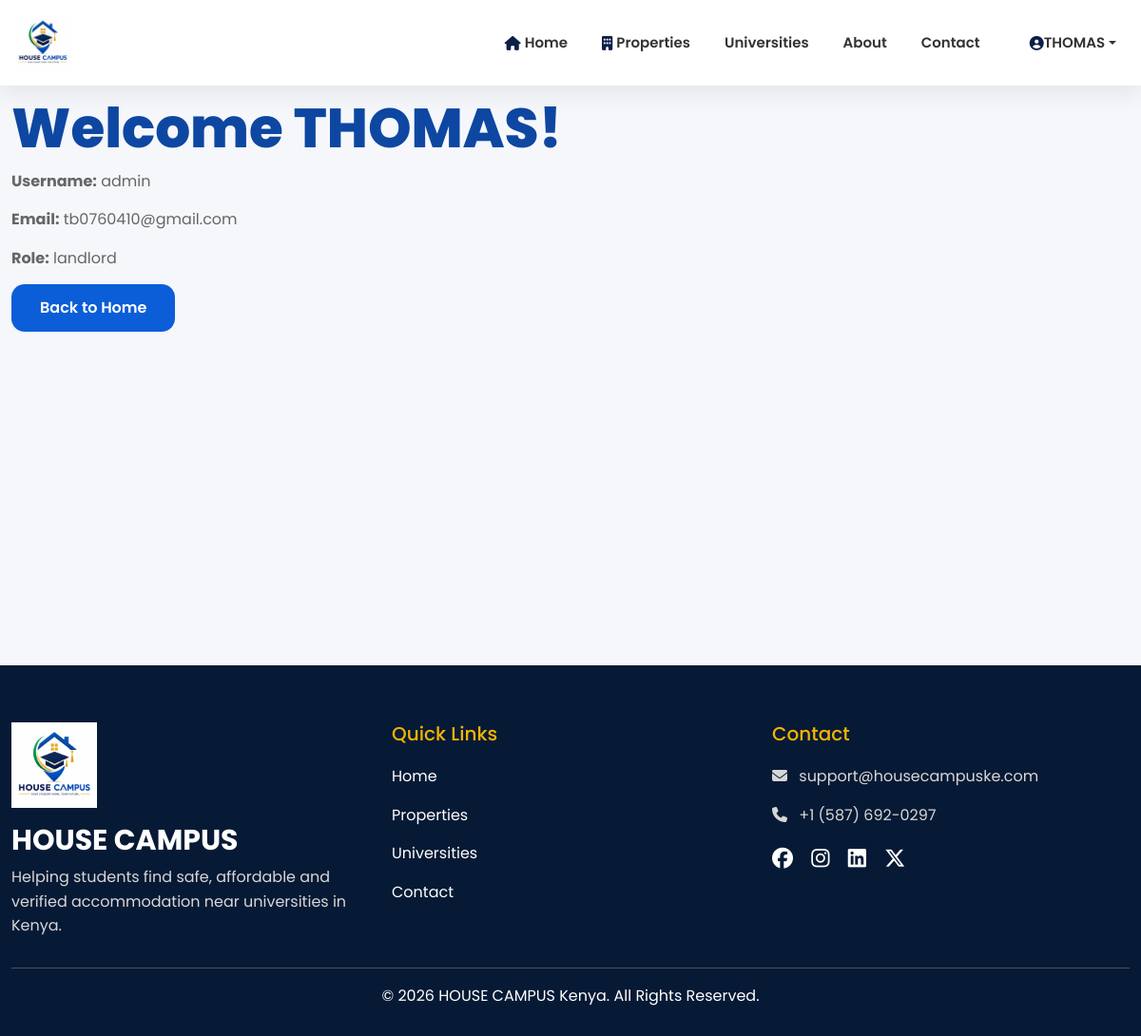
Screenshot of /accounts/dashboard/ (signed in) with the database file from the repository.
### accounts/models.py (models this page shows, shortened)
class User(AbstractUser):
    STUDENT = "student"
    LANDLORD = "landlord"
    ADMIN = "admin"
    ROLE_CHOICES = [
        (STUDENT, "Student"),
        (LANDLORD, "Landlord"),
        (ADMIN, "Admin"),
    ]
    role = models.CharField(
        max_length=20,
        choices=ROLE_CHOICES,
        default=STUDENT
    )
    phone = models.CharField(
        max_length=20,
        blank=True
    )
    whatsapp_number = models.CharField(
        max_length=20,
        blank=True,
        null=True,
        help_text="Example: 254712345678"
    )
    university = models.CharField(
        max_length=150,
        blank=True
    )
    county = models.CharField(
        max_length=100,
        blank=True
    )
    town = models.CharField(
        max_length=100,
        blank=True
    )
    profile_picture = models.ImageField(
        upload_to="profiles/",
        blank=True,
        null=True
    )
    verified = models.BooleanField(default=False)

### accounts/views.py (the view)
# urls.py: path("dashboard/", include("portal.urls")),
@login_required
def dashboard(request):
    return render(
        request,
        "accounts/dashboard.html",
    )

### templates/accounts/dashboard.html (shortened to what this page needs)
{% extends "base.html" %}
{% block content %}
<h1>Welcome {{ request.user.first_name }}!</h1>
<p><strong>Username:</strong> {{ request.user.username }}</p>
<p><strong>Email:</strong> {{ request.user.email }}</p>
<p><strong>Role:</strong> {{ request.user.role }}</p>
<a href="/" class="btn btn-primary">
    Back to Home
</a>
{% endblock %}

### templates/base.html (shortened to what this page needs)
{% load static %}
<!DOCTYPE html>
<html lang="en">
<head>
    <link href="https://cdn.jsdelivr.net/npm/bootstrap@5.3.7/dist/css/bootstrap.min.css"
      rel="stylesheet">
    <link rel="stylesheet"
      href="https://cdnjs.cloudflare.com/ajax/libs/font-awesome/6.7.2/css/all.min.css">
    <link rel="stylesheet" href="{% static 'css/style.css' %}">
</head>
<body>
    <nav class="navbar navbar-expand-lg fixed-top">
        <div class="container">
            <a class="navbar-brand" href="/">
                <img src="{% static 'images/logo.png' %}" alt="HOUSE CAMPUS Logo" class="logo">
            </a>
            <div class="collapse navbar-collapse" id="navbarNav">
                <ul class="navbar-nav ms-auto align-items-center">
                    <li class="nav-item">
                        <a class="nav-link" href="/">
                            <i class="fa fa-home me-1"></i>
                            Home
                        </a>
                    </li>
                    <li class="nav-item">
                        <a class="nav-link" href="{% url 'properties:property_list' %}">
                            <i class="fa fa-building me-1"></i>
                            Properties
                        </a>
                    </li>
                    <li class="nav-item">
                        <a class="nav-link" href="#">
                            Universities
                        </a>
                    </li>
                    <li class="nav-item">
                        <a class="nav-link" href="#">
                            About
                        </a>
                    </li>
                    <li class="nav-item">
                        <a class="nav-link" href="#">
                            Contact
                        </a>
                    </li>
                    {% if user.is_authenticated %}
                    <li class="nav-item dropdown ms-3">
                        <a class="nav-link dropdown-toggle" data-bs-toggle="dropdown">
                            <i class="fa fa-user-circle"></i>
                            {{ user.first_name }}
                        </a>
                    </li>
                    {% endif %}
                </ul>
            </div>
        </div>
    </nav>
    <main>
        <div class="container">
            {% block content %}
            {% endblock %}
        </div>
    </main>
    <footer>
        <div class="container">
            <div class="row">
                <div class="col-lg-4">
                    <img src="{% static 'images/logo.png' %}" width="90">
                    <h3 class="mt-3">HOUSE CAMPUS</h3>
                    <p>
                        Helping students find safe, affordable and verified accommodation near
                        universities in Kenya.
                    </p>
                </div>
                <div class="col-lg-4">
                    <h5>Quick Links</h5>
                    <p><a href="/">Home</a></p>
                    <p><a href="{% url 'properties:property_list' %}">Properties</a></p>
                    <p><a href="#">Universities</a></p>
                    <p><a href="#">Contact</a></p>
                </div>
                <div class="col-lg-4">
                    <h5>Contact</h5>
                    <p>
                        <i class="fa fa-envelope me-2"></i>
                        support@housecampuske.com
                    </p>
                    <p>
                        <i class="fa fa-phone me-2"></i>
                        +1 (587) 692-0297
                    </p>
                    <div class="social mt-3">
                        <a href="#"><i class="fab fa-facebook"></i></a>
                        <a href="#"><i class="fab fa-instagram"></i></a>
                        <a href="#"><i class="fab fa-linkedin"></i></a>
                        <a href="#"><i class="fab fa-x-twitter"></i></a>
                    </div>
                </div>
            </div>
            <hr>
            <div class="text-center">
                © 2026 HOUSE CAMPUS Kenya. All Rights Reserved.
            </div>
        </div>
    </footer>
</body>
</html>

### static/css/style.css (style rules this page uses)
* { margin: 0; padding: 0; box-sizing: border-box; }
html { scroll-behavior: smooth; }
body { font-family: 'Poppins', sans-serif; background: #F5F7FB; color: #2B2B2B; overflow-x: hidden; line-height: 1.6; }
:root { --primary: #0B1F47; --secondary: #F7B731; --success: #22C55E; --danger: #EF4444; --warning: #F59E0B; --light: #F5F7FB; --white: #FFFFFF; --gray: #6B7280; --border: #E5E7EB; --shadow: 0 10px 30px rgba(0, 0, 0, .08); --radius: 18px; }
a { text-decoration: none; transition: .3s; }
h1 { font-size: 58px; font-weight: 800; color: var(--primary); }
h3 { font-size: 30px; font-weight: 700; }
h5 { font-size: 20px; }
p { color: #666; margin-bottom: 15px; }
.container { max-width: 1250px; }
.btn { border-radius: 12px; padding: 13px 30px; font-weight: 600; transition: .35s; }
.btn-primary { background: #0B5ED7; border: none; border-radius: 14px; }
img { max-width: 100%; }
.navbar { height: 90px; background: #fff; box-shadow: 0 12px 30px rgba(0, 0, 0, .08); }
.navbar-brand { display: flex; align-items: center; gap: 15px; font-size: 28px; font-weight: 700; color: var(--primary); }
.navbar-brand img { width: 65px; height: 65px; object-fit: contain; }
.navbar-nav { gap: 10px; }
.nav-link { color: #333 !important; font-weight: 600; padding: 10px 18px !important; border-radius: 12px; transition: .3s; }
.logo { width: 170px; margin: auto; display: block; transition: .3s; }
footer { background: #081B3D; color: white; padding: 90px 0 30px; }
footer p { color: #D7D7D7; }
footer a { color: #D7D7D7; transition: .3s; }
img { transition: .35s; }
body { font-family: Poppins, sans-serif; background: #f5f7fb; overflow-x: hidden; }
:root { --primary: #0D47A1; --secondary: #1565C0; --gold: #F4B400; --green: #00A651; --light: #ffffff; --dark: #071A35; }
.navbar { background: #ffffff !important; box-shadow: 0 4px 18px rgba(0, 0, 0, 0.08); padding: 10px 0; min-height: 80px; z-index: 1050; }
.navbar .container { display: flex; align-items: center; }
.navbar-brand { display: flex; align-items: center; padding: 0; margin-right: 40px; }
.navbar-brand img { height: 60px; width: auto; object-fit: contain; }
.navbar-collapse { justify-content: flex-end; }
.navbar-nav { display: flex !important; flex-direction: row !important; align-items: center; gap: 8px; }
.navbar-nav .nav-item { display: flex; align-items: center; }
.nav-link { color: #333333 !important; font-weight: 500; font-size: 15px; padding: 10px 14px !important; margin: 0 !important; border-radius: 8px; white-space: nowrap; transition: all 0.3s ease; }
.nav-link i { color: var(--primary); }
main { margin-top: 100px; min-height: 75vh; }
footer { background: var(--dark); color: white; padding: 60px 0 30px; }
footer h5 { color: var(--gold); margin-bottom: 20px; }
footer a { color: white; text-decoration: none; }
.social a { color: white; margin-right: 15px; font-size: 22px; }
.navbar { height: 90px; background: #ffffff !important; box-shadow: 0 4px 18px rgba(0, 0, 0, 0.08); padding: 10px 0; z-index: 1050; }
.navbar-collapse { display: flex !important; justify-content: flex-end; }
.navbar-nav { display: flex !important; flex-direction: row !important; align-items: center !important; gap: 8px; margin-left: auto; }
.navbar-nav .nav-link { display: flex; align-items: center; color: #333333 !important; font-size: 15px; font-weight: 600; padding: 10px 14px !important; margin: 0 !important; border-radius: 8px; white-space: nowrap; transition: all 0.3s ease; }
.navbar-nav .nav-link i { color: #0B1F47; }

### templates/base.html (style rules this page uses)
body { font-family: Poppins, sans-serif; background: #f5f7fb; overflow-x: hidden; }
:root { --primary: #0D47A1; --secondary: #1565C0; --gold: #F4B400; --green: #00A651; --light: #ffffff; --dark: #071A35; }
.navbar { background: white; box-shadow: 0 8px 25px rgba(0, 0, 0, .08); padding: 15px 0; }
.navbar-brand { display: flex; align-items: center; font-weight: 700; color: var(--primary) !important; font-size: 28px; }
.navbar-brand img { height: 60px; margin-right: 10px; }
.nav-link { color: #444 !important; font-weight: 500; margin-left: 10px; }
main { margin-top: 100px; min-height: 75vh; }
footer { background: var(--dark); color: white; padding: 60px 0 30px; }
footer h5 { color: var(--gold); margin-bottom: 20px; }
footer a { color: white; text-decoration: none; }
.social a { color: white; margin-right: 15px; font-size: 22px; }

### rows the page displays
User: first_name "THOMAS", user.first_name "THOMAS", user.username "admin", user.email "tb0760410@gmail.com", user.role "landlord"
